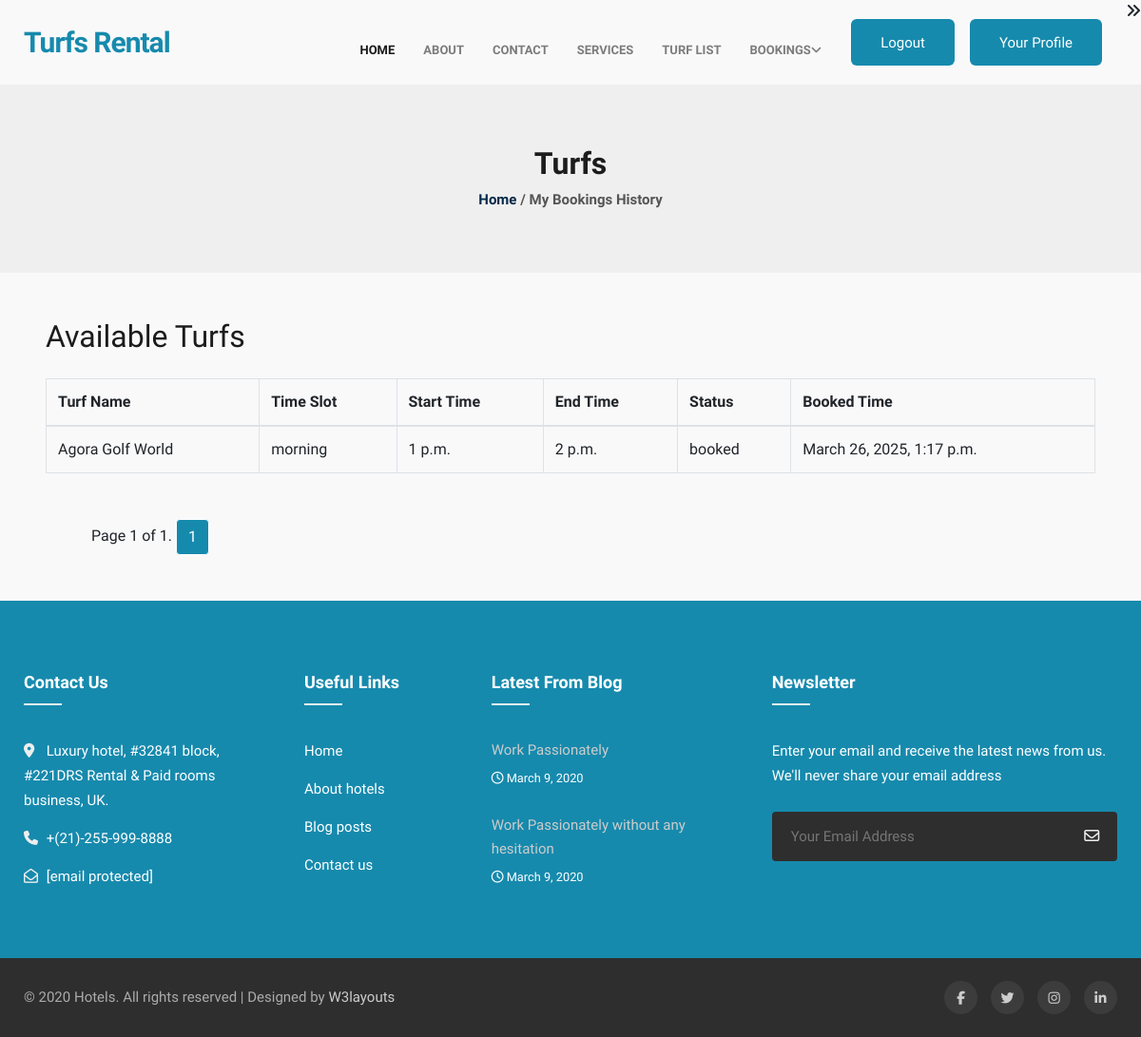
/userbookings (signed in), run on the app's committed database.
### turf/models.py (models this page shows, shortened)
class booking(models.Model):
    user = models.ForeignKey(login, on_delete=models.CASCADE)
    turf = models.ForeignKey(turf, on_delete=models.CASCADE)
    slot = models.ForeignKey(slot, on_delete=models.CASCADE)
    booking_status = models.CharField(max_length=60, choices=[("booked", "booked"), ("not_booked", "not_booked")], default="not_booked")
    booked_at = models.DateTimeField(auto_now_add=True)

class turf(models.Model):
    manager = models.ForeignKey(login, on_delete=models.CASCADE)
    category = models.ForeignKey(turf_categories, on_delete=models.CASCADE)
    location = models.ForeignKey(location, on_delete=models.CASCADE)
    name = models.CharField(max_length=255)
    description = models.TextField()
    contact_number = models.CharField(max_length=20)
    contact_email = models.EmailField()
    price_per_slot = models.IntegerField()
    duration_per_slot = models.IntegerField()
    maximum_capacity = models.IntegerField(default=100)
    is_available = models.CharField(max_length=50, choices=[("available", "available"), ("unavailable", "unavailable")], default="available")
    rules_and_regulations = models.TextField()
    is_featured = models.BooleanField(default=False)

class slot(models.Model):
    turf = models.ForeignKey(turf, on_delete=models.CASCADE)
    date = models.DateField()
    time_slot = models.CharField(max_length=30, choices=[('morning', 'morning'), ('evening', 'evening'), ('afternoon', 'afternoon'), ('night', 'night') ])
    start_time = models.TimeField()
    end_time = models.TimeField()
    is_booked = models.BooleanField(default=False)

### turf/views.py (the view)
# urls.py: path('userbookings', views.userbookings, name="userbookings"),
def userbookings(request):
    context = checkuser(request)
    uid = request.session['login_id']
    bookingdata = booking.objects.filter(user=login(id=uid))
    page = request.GET.get('page', 1)
    paginator = Paginator(bookingdata, 2)  # Set the number of items per page
    try:
        bookingdata = paginator.page(page)
    except PageNotAnInteger:
        bookingdata = paginator.page(1)
    except EmptyPage:
        bookingdata = paginator.page(paginator.num_pages)
    context.update({'paginator': paginator, 'page': int(page), 'bookingdata': bookingdata})
    return render(request, "userbookings.html", context)

### turf/views.py (called while the page is built)
def checkuser(request):
    try:
        uid = request.session['login_id']
        userdata = login.objects.get(id=uid)
        try:
            profiledata = user_detail.objects.get(user=uid)
        except user_detail.DoesNotExist:
            profiledata = None
        manager = False
        if userdata.user_type == "manager":
            manager = True
        context = {
            'uid' : uid,
            'userdata': userdata,
            'profiledata': profiledata,
            'manager': manager
        }
        return context
    except:
        pass

### turf/templates/userbookings.html (shortened to what this page needs)
{% extends 'base.html'%}
{%block main%}
{% load static %}
<section class="w3l-breadcrumb">
    <div class="breadcrum-bg py-sm-5 py-4">
        <div class="container py-lg-3">
            <h2>Turfs</h2>
            <p><a href="index.html">Home</a> /  My Bookings History</p>
        </div>
    </div>
</section>
<div class="container p-5">
    <h2 class="mb-4">Available Turfs</h2>
    <table class="table table-bordered">
        <thead>
            <tr>
                <th scope="col">Turf Name</th>
                <th scope="col">Time Slot</th>
                <th scope="col">Start Time</th>
                <th scope="col">End Time</th>
                <th scope="col">Status</th>
                <th scope="col">Booked Time</th>
            </tr>
        </thead>
        <tbody>
            {% for booking in bookingdata %}
            <tr>
                <td>{{ booking.turf.name }}</td>
                <td>{{ booking.slot.time_slot}}</td>
                <td>{{ booking.slot.start_time }}</td>
                <td>{{ booking.slot.end_time }}</td>
                <td>{{ booking.booking_status }}</td>
                <td>{{ booking.booked_at }}</td>
            </tr>
            {% endfor %}
        </tbody>
    </table>
              <div class="pagination ml-5 mt-5">
                <span class="step-links">
                  <span class="current">
                    Page {{ bookingdata.number }} of {{ bookingdata.paginator.num_pages }}.
                  </span>
                  {% for i in bookingdata.paginator.page_range %}
                  <span class="{% if bookingdata.number == i %}current{% endif %}">
                    <a href="?page={{ i }}" class="btn btn-secondary active">{{ i }}</a>
                  </span>
                  {% endfor %}
                </span>
              </div>
</div>
{%endblock%}

### turf/static/assets/css/userprofile.css (style rules this page uses)
body { background-color: #f9f9fa }

### data on the page
booking: turf.name "Agora Golf World", slot.time_slot "morning", slot.start_time "1 p.m.", slot.end_time "2 p.m.", booking_status "booked", booked_at "March 26, 2025, 1:17 p.m."

### other printed values
{{ bookingdata.number }} "1"
{{ bookingdata.paginator.num_pages }} "1"
{{ i }} "1"
